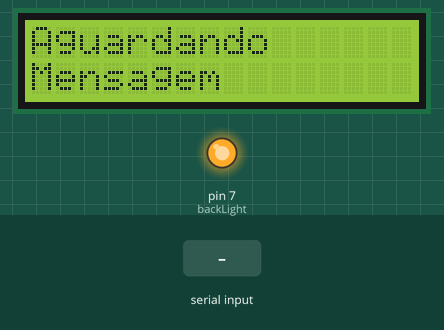
Bench run of a sketch on a simulated Arduino Uno, built with avr-gcc and run on an emulated ATmega328P. On the bench: 16×2 character LCD, output pins drawn as LEDs (lit = HIGH). The inputs (shaded band) are chosen by the test bench.

Above: at 1.2 s.
1.3 s: "1" received over Serial
At 3.3 s:
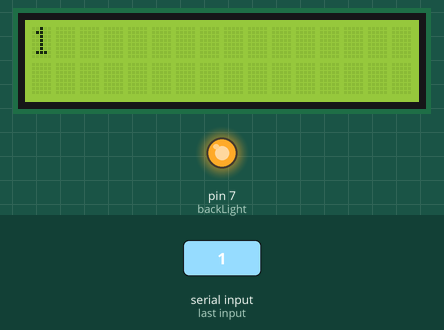
3.8 s: "0" received over Serial
At 4.3 s:
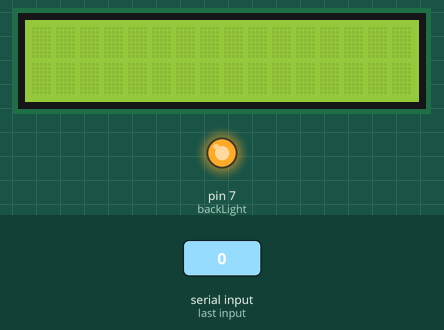
6.3 s: "2" received over Serial
At 8.2 s:
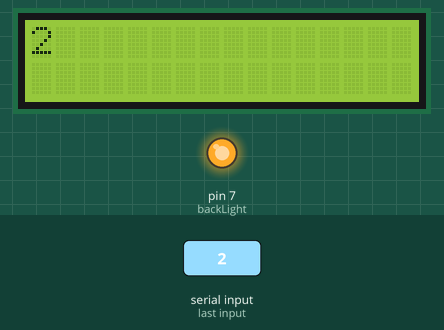
Timing chart, 0 to 9.7 s (numbered marks = the images above; inputs shaded):
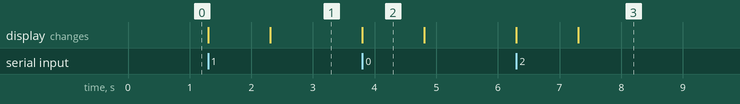

Measured:
- after the input at 1.3 s, the display: first changes at once (image 1 shows a later state)
- after the input at 3.8 s, the display: changes at once (image 2)
- after the input at 6.3 s, the display: first changes at once (image 3 shows a later state)
- what the display in image 2 shows lasts 1.0 s, from 3.8 s to 4.8 s

The sketch:

COMReader.ino
```cpp
#include <LiquidCrystal.h>

int backLight = 7;
LiquidCrystal lcd(12,11,5,4,3,2);
int count = 0;

void setup(){
  Serial.begin(9600);
  pinMode(backLight, OUTPUT);
  digitalWrite(backLight, HIGH);
  lcd.begin(16,2);
  lcd.print("Aguardando");
  lcd.setCursor(0,1);
  lcd.print("Mensagem");
}

const int rowChars = 16;
char message[rowChars];

void loop(){
  if(Serial.available() > 0){
    lcd.clear();

    cleanMessage();
    int extraBytes = 0;
    Serial.readBytes(message, rowChars);
    lcd.print(message);

    cleanMessage();
    lcd.setCursor(0,1);
    Serial.readBytes(message, rowChars);
    lcd.print(message);

    do{
      extraBytes = Serial.read();
    }while(extraBytes > 0);
  }
}

void cleanMessage(){
  for(int i = 0; i < rowChars; i++){
    message[i] = ' ';
  }
}
```
